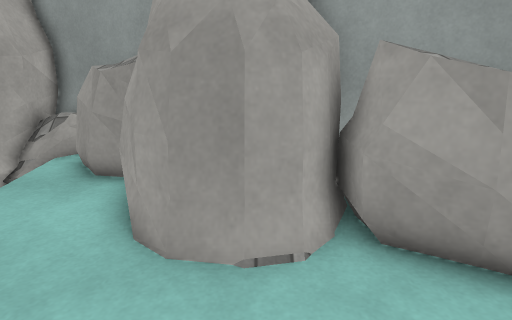
[1] (above)

18 first-person views from a walk through a Unity game level. The camera is 1.3 m above the floor, tilts 14° down and sees 75° across. The floor is counted in squares, 0.5 m on a side. Each view is taken from the middle of a square. On the plan, view 1 faces up. The plan holds only what a view shows up to about 20 squares ahead; the rest is blank. The place goes on beyond the plan. The player is left out. Surface patterns are stand-ins for the level's own textures.

[2]
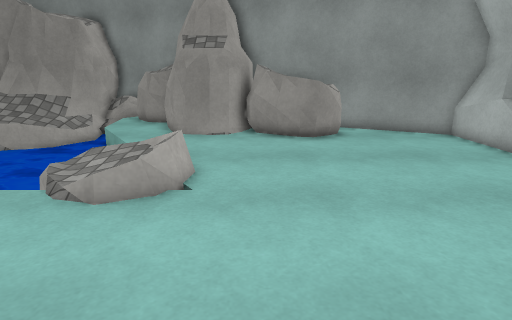

[3]
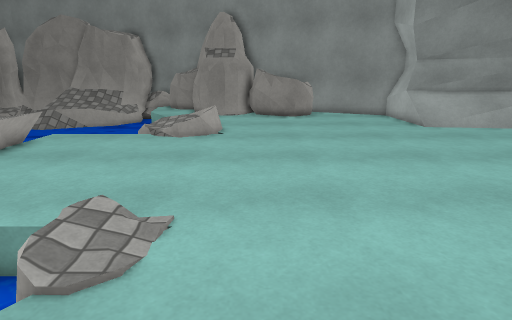

[4]
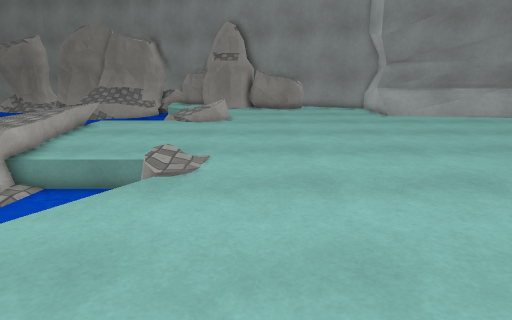

[5]
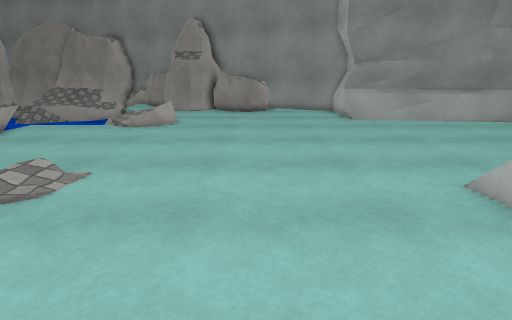

[6]
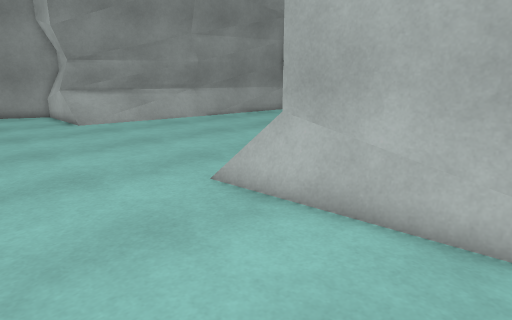

[7]
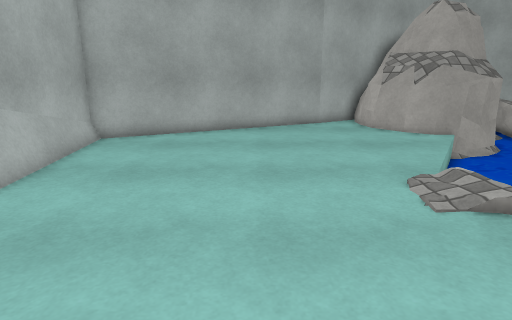

[8]
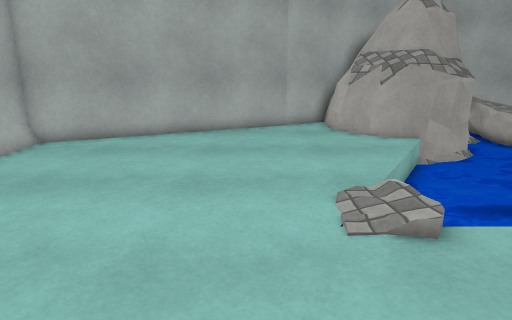

[9]
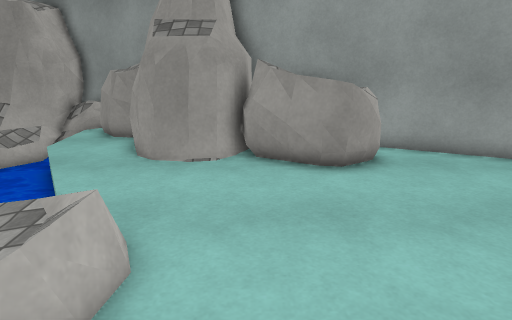

[10]
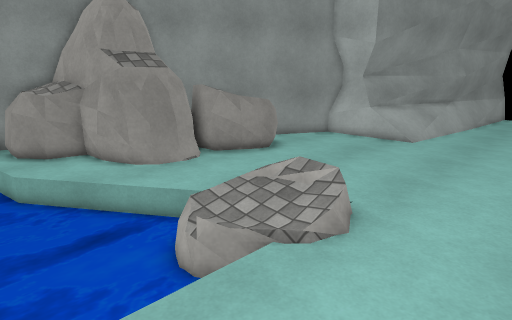

[11]
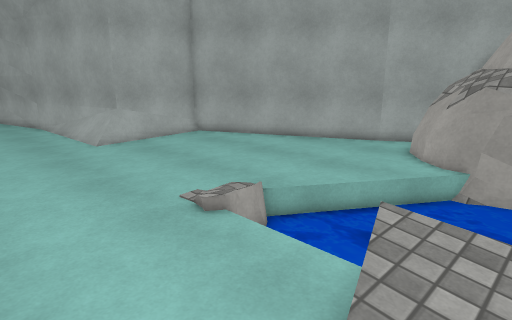

[12]
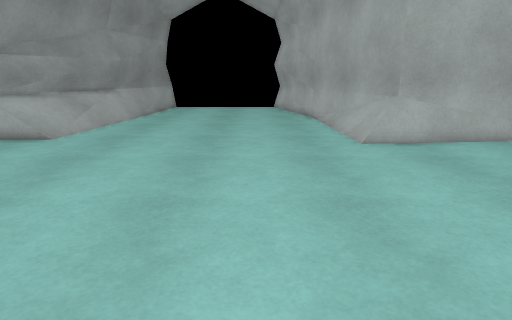

[13]
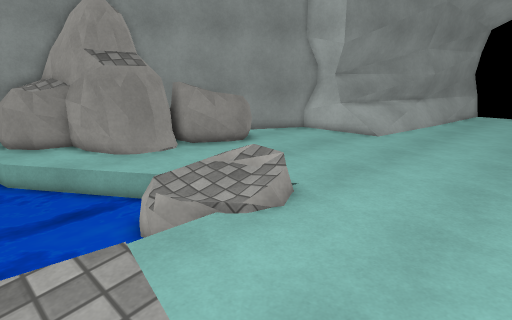

[14]
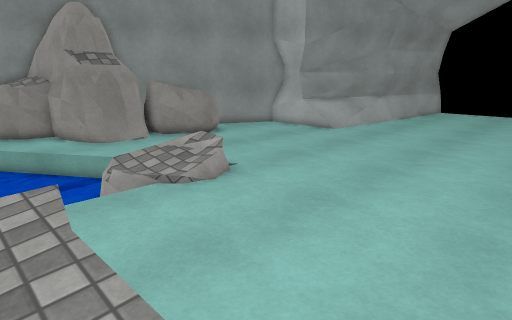

[15]
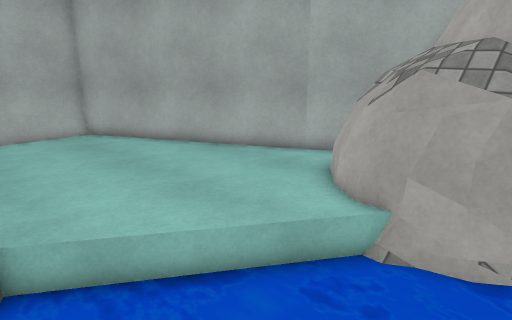

[16]
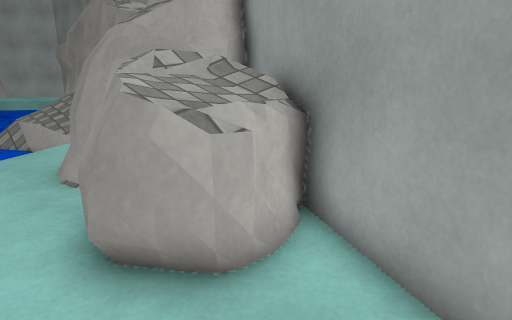

[17]
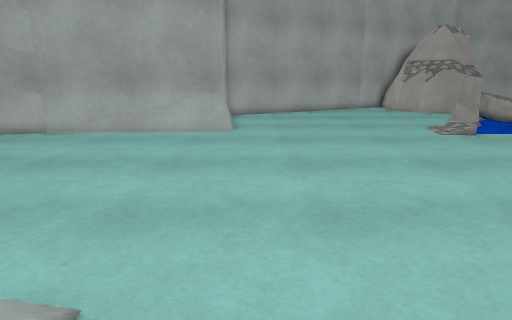

[18]
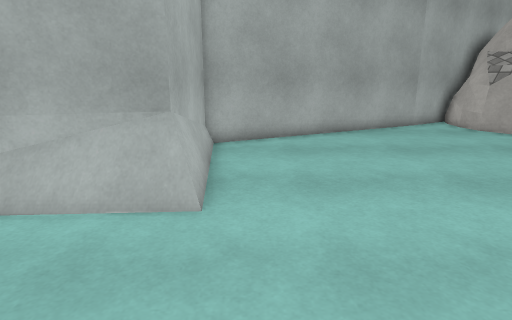

### Floor plan
Key: @ floor where view 1 was taken; # wall or solid block; . main floor; : floor 0.25 m higher than the main floor; + floor 0.5 m higher than the main floor; / step, stairs or slope; = window, fence, low wall or low ledge; ≈ water the walk keeps out of; v drop or lower ground; R rock.
Columns run from 8 left of view 1 to 17 right of it. Each row starts with its distance up from view 1.
 11 RRRRRRR
 10 R .RRRRR
  9   .RRRRRRR##
  8  ≈≈..RRRRRRRR##
  7 ≈≈≈..RRRRRRRRR##
  6 ≈≈≈...RRRRRRRRR###
  5 ≈≈≈≈..RRRRRRRRR..###
  4 ≈≈≈≈......RRRRR....##
  3 ≈≈≈≈≈.......RR.....##
  2 ≈≈≈≈≈≈.............####
  1 ≈≈≈≈≈≈.............=#####
  0 ≈≈≈≈≈≈≈.@..........++ =###
 -1 ≈≈≈≈≈   ............::+ =#
 -2  ≈≈≈≈   R.................
 -3         R.................
 -4  .....::..................
 -5 ≈.........................
 -6 ++=.......................
 -7 ++........................
 -8 +=........................
 -9 ++........................
-10 ++........................
-11 ++........................
-12 :+/.......................
-13 :+/..../..................
-14 :++≈≈≈≈ ................##
-15 //v≈≈≈≈:..........#==####
-16    ≈≈≈≈≈..........####
-17   ≈≈≈≈≈............#
-18   ≈≈≈≈.............#
-19  ≈≈≈≈≈.............#
-20 ≈≈≈≈≈..............#
-21 ≈≈≈≈...............#
-22 ≈≈RR............####
-23 RRRRRR........###
-24 RR RRR......###
-25 RR RRRR...###
-26  RRRRRR.###
-27 RRRRRRR##
-28    RRR##
-29     R##

Where each view was taken, in squares from view 1:
view 1: 0 up, 0 right, facing up
view 2: 11 down, 2 right, facing up
view 3: 19 down, 2 right, facing up
view 4: 24 down, 2 right, facing up
view 5: 22 down, 5 right, facing up
view 6: 21 down, 5 right, facing up-right
view 7: 7 down, 4 right, facing down
view 8: 8 down, 2 right, facing down
view 9: 6 down, 2 right, facing up
view 10: 8 down, 8 left, facing up-right
view 11: 8 down, 8 left, facing down-right
view 12: 10 down, 3 left, facing right
view 13: 10 down, 8 left, facing up-right
view 14: 13 down, 8 left, facing up-right
view 15: 15 down, 8 left, facing down-right
view 16: 2 up, 9 right, facing up-left
view 17: 2 up, 9 right, facing down
view 18: 8 down, 9 right, facing down
